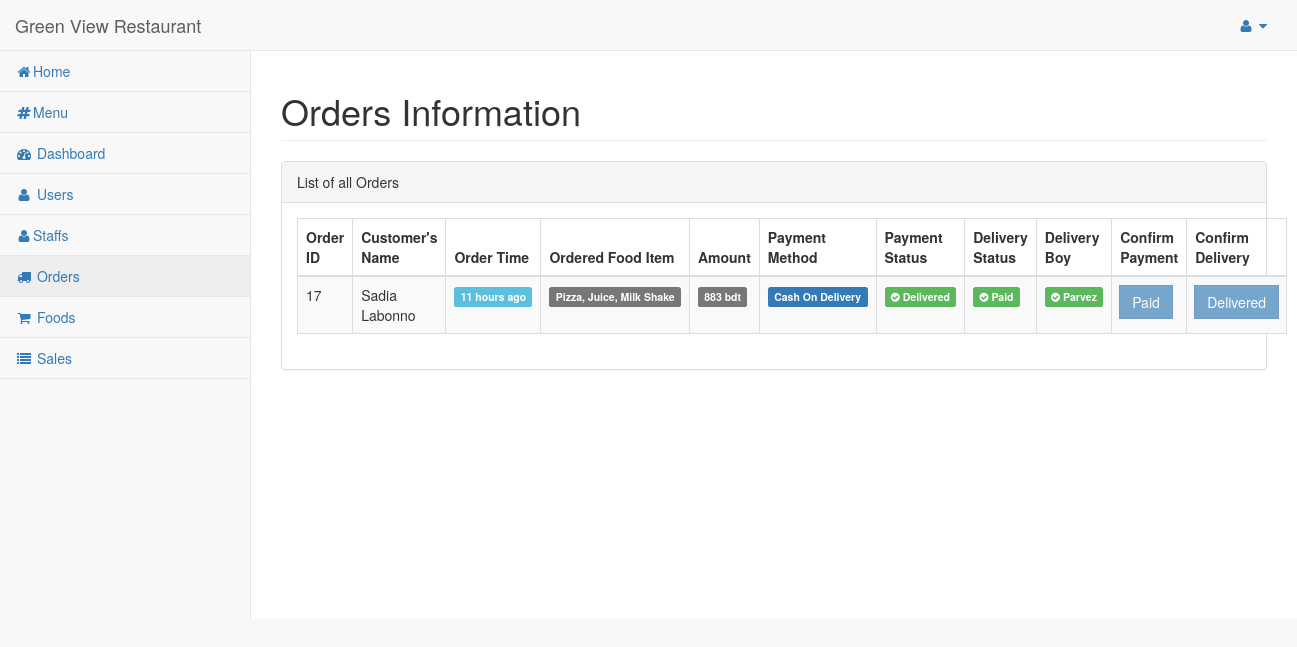
The app's page /dashboard/admin/orders/ (signed in), older data.
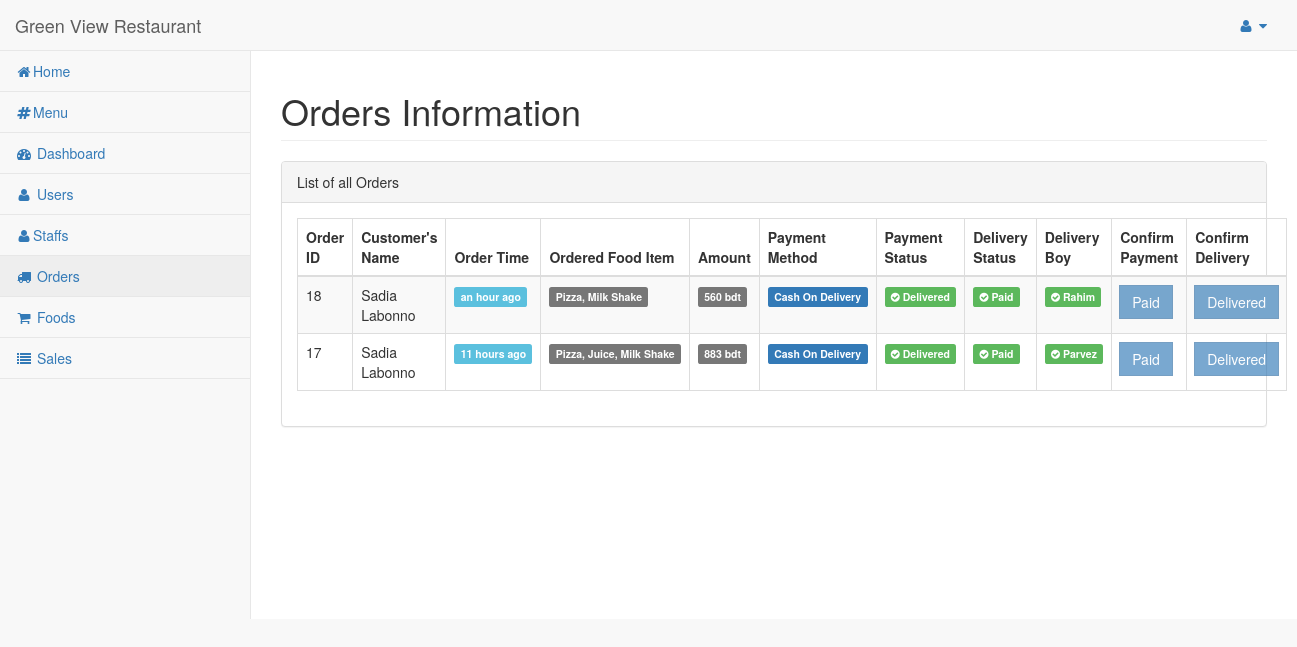
The same page, newer data.
### hotel/models.py (models this page shows, shortened)
class Order(models.Model):
    pending = 'Pending'
    completed = 'Completed'
    STATUS = (
        (pending, pending),
        (completed, completed),
    )
    cod = 'Cash On Delivery'
    card = 'Card Payment'
    bkash = 'Bkash Payment'
    PAYMENT = (
        (cod, cod),
        (card, card),
        (bkash, bkash),
    )
    pickup = 'PickUp'
    delivery = 'Delivery'
    TYPE = (
        (pickup, pickup),
        (delivery, delivery),
    )
    customer = models.ForeignKey(Customer, on_delete=models.CASCADE)
    order_timestamp = models.DateTimeField(auto_now_add=True)
    delivery_timestamp = models.DateTimeField(auto_now=True)
    food_items = models.TextField(null=True)
    payment_status = models.CharField(max_length=100, choices=STATUS)
    delivery_status = models.CharField(max_length=100, choices=STATUS)
    if_cancelled = models.BooleanField(default=False)
    total_amount = models.IntegerField(blank=True, null=True)
    payment_method = models.CharField(max_length=100, choices=PAYMENT)
    location = models.CharField(max_length=200, blank=True, null=True)
    delivery_boy = models.ForeignKey(Staff, on_delete=models.CASCADE, null=True, blank=True)
    def __str__(self):
        return self.customer.__str__()

class Customer(models.Model):
    pending = 'Pending'
    verified = 'Verified'
    STATUS = (
        (pending, pending),
        (verified, verified),
    )
    customer = models.ForeignKey(User, on_delete=models.CASCADE)
    address = models.TextField()
    referal_code = models.CharField(max_length=10)
    contact = models.CharField(max_length=10)
    orders = models.IntegerField(default=0)
    total_sale = models.IntegerField(default=0)
    status = models.CharField(max_length=50, choices=STATUS)
    def __str__(self):
        return self.customer.first_name + " " + self.customer.last_name

class Staff(models.Model):
    weiter = 'weiter'
    deliveryboy = 'Delivery Boy'
    chef = 'Chef'
    ROLES = (
        (weiter, weiter),
        (chef, chef),
        (deliveryboy, deliveryboy),
    )
    staff_name = models.CharField(max_length=255)
    address = models.TextField()
    contact = models.CharField(max_length=10)
    email = models.EmailField(max_length=255)
    salary = models.IntegerField()
    role = models.CharField(max_length=30, choices=ROLES)
    def __str__(self):
        return self.staff_name

### hotel/views.py (the view)
# urls.py: url(r'^dashboard/admin/orders/$', views.orders_admin, name='orders_admin'),
@login_required
@staff_member_required
def orders_admin(request):
    orders = Order.objects.filter().order_by('-id')
    dBoys = Staff.objects.filter(role='Delivery Boy')
    print(dBoys)
    print(orders)
    return render(request, 'admin_temp/orders.html', {'orders': orders, 'dBoys': dBoys})

### hotel/templates/admin_temp/orders.html (shortened to what the changed rows need)
{% load static %}
{% include "includes/base.html" %}
{% load humanize %}
{% block main %}
        <div id="page-wrapper">
            <div class="row">
                <div class="col-lg-12">
                    <h1 class="page-header">Orders Information</h1>
                </div>
            </div>
            <div class="row">
                <div class="col-lg-12">
                    <div class="panel panel-default">
                        <div class="panel-body">
                            <table width="100%" class="table table-striped table-bordered table-hover" >
                                <thead>
                                    <tr>
                                        <th>Order ID</th>
                                        <th>Customer's Name</th>
                                        <th>Order Time</th>
                                        <th>Ordered Food Item</th>
                                        <th>Amount</th>
                                        <th>Payment Method</th>
                                        <th>Payment Status</th>
                                        <th>Delivery Status</th>
                                        <th>Delivery Boy</th>
                                        <th>Confirm Payment</th>
                                        <th>Confirm Delivery</th>
                                    </tr>
                                </thead>
                                <tbody>
                                    {% for order in orders %}
                                    <tr>
                                        <td>{{order.id}}</td>
                                        <td>{{order.customer.customer.first_name}} {{order.customer.customer.last_name}}</td>
                                        <td>
                                            <span class="label label-info">{{order.order_timestamp|naturaltime}}</span>
                                        </td>
                                        <td><span class="label label-default">{{order.food_items}}</span></td>
                                        <td><span class="label label-default">{{order.total_amount}} bdt</span></td>
                                        <td><span class="label label-primary">{{order.payment_method}}</span></td>
                                        <td>{% if order.payment_status == 'Completed' %}
                                            <span class="label label-success">
                                                <i class="fa fa-check-circle" aria-hidden="true"></i>
                                                Delivered</span>
                                            {% else %}
                                            <span class="label label-danger">
                                            <i class="fa fa-clock-o" aria-hidden="true"></i>
                                                Pending
                                            </span>
                                            {% endif %}
                                        </td>
                                        <td>{% if order.delivery_status == 'Completed' %}
                                            <span class="label label-success">
                                                <i class="fa fa-check-circle" aria-hidden="true"></i>
                                                Paid</span>
                                            {% else %}
                                            <span class="label label-danger">
                                            <i class="fa fa-clock-o" aria-hidden="true"></i>
                                                Pending
                                            </span>
                                            {% endif %}
                                        </td>
                                        <td>{% ifequal order.delivery_boy None %}
                                                <span class="input-group-btn">
                                                    <button class="btn btn-primary" type="button" data-toggle="modal" data-target="#addFood">Add</button>
                                                </span>
                                                <br><br>
                                                <div id="addFood" class="modal fade" role="dialog">
                                                    <div class="modal-dialog">
                                                        <div class="modal-content">
                                                            <div class="modal-header">
                                                                <button type="button" class="close" data-dismiss="modal">&times;</button>
                                                                <h4 class="modal-title">Add Delivery Boy</h4>
                                                            </div>
                                                            <div class="modal-body">
                                                                <form method="POST" action="{% url 'hotel:add_deliveryBoy' order.id %}" enctype="multipart/form-data">
                                                                    {% csrf_token %}
                                                                    <div class="form-group">
                                                                        <label for="deliveryBoy">DeliveryBoy:</label>
                                                                        <select class="dropdown" id="deliveryBoy" name="deliveryBoy">
                                                                            <option selected="selected">------</option>
                                                                            {% for d in dBoys %}
                                                                                <option value="{{d.staff_name}}">{{d.staff_name}}</option>
                                                                            {% endfor %}
                                                                        </select>
                                                                    </div>
                                                                    <button type="submit" class="btn btn-default">Submit</button>
                                                                </form>
                                                            </div>
                                                        </div>
                                                    </div>
                                                </div>
                                            </a>
                                            {% else %}
                                            <span class="label label-success">
                                                <i class="fa fa-check-circle" aria-hidden="true"></i>
                                                {{order.delivery_boy.staff_name}}</span>
                                            {% endifequal %}
                                        </td>
                                        <td>
                                            <a href="{% url 'hotel:confirm_order' order.id %}">
                                                <span class="input-group-btn">
                                                    <button class="btn btn-primary {%ifequal order.payment_status 'Completed'%}disabled{%endifequal%}" type="button">Paid</button>
                                                </span>
                                            </a>
                                        </td>
                                        <td>
                                            <a href="{% url 'hotel:confirm_delivery' order.id %}">
                                                <span class="input-group-btn">
                                                    <button class="btn btn-primary {%ifequal order.delivery_status 'Completed'%} disabled{%endifequal%}" type="button">
                                                        Delivered</button>
                                                </span>
                                            </a>
                                        </td>
                                    </tr>
                                    {% endfor %}
                                </tbody>
                            </table>
                        </div>
                    </div>
                </div>
            </div>
        </div>
{% endblock %}

Row changes from the older to the newer data that the page shows:
added Order: id "18", customer.customer.first_name "Sadia", customer.customer.last_name "Labonno", order_timestamp "an hour ago", food_items "Pizza, Milk Shake", total_amount "560", payment_method "Cash On Delivery", payment_status "Completed" (drawn), delivery_status "Completed" (drawn), delivery_boy.staff_name "Rahim"
